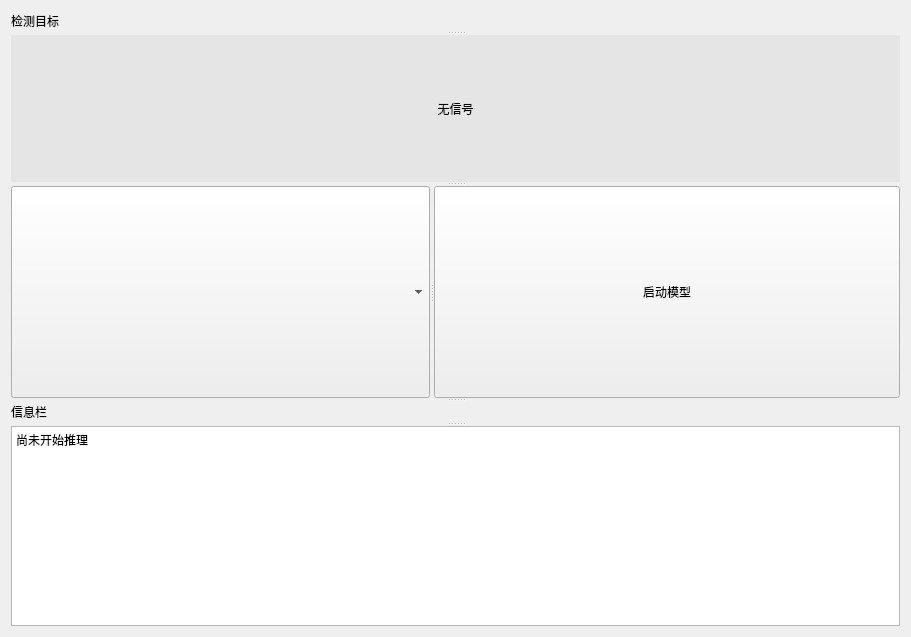
<?xml version="1.0" encoding="UTF-8"?>
<ui version="4.0">
 <class>ViewForm</class>
 <widget class="QWidget" name="ViewForm">
  <property name="geometry">
   <rect>
    <x>0</x>
    <y>0</y>
    <width>911</width>
    <height>637</height>
   </rect>
  </property>
  <property name="windowTitle">
   <string>Form</string>
  </property>
  <layout class="QGridLayout" name="gridLayout">
   <item row="0" column="0">
    <widget class="QSplitter" name="splitter_2">
     <property name="orientation">
      <enum>Qt::Vertical</enum>
     </property>
     <widget class="QLabel" name="label_detect_labels_3">
      <property name="maximumSize">
       <size>
        <width>16777215</width>
        <height>20</height>
       </size>
      </property>
      <property name="text">
       <string>检测目标</string>
      </property>
     </widget>
     <widget class="QLabel" name="label_player_3">
      <property name="styleSheet">
       <string notr="true">font: 36pt &quot;Agency FB&quot;;
background-color:rgb(229, 229, 229);</string>
      </property>
      <property name="text">
       <string>无信号</string>
      </property>
      <property name="alignment">
       <set>Qt::AlignCenter</set>
      </property>
     </widget>
     <widget class="QSplitter" name="splitter">
      <property name="orientation">
       <enum>Qt::Horizontal</enum>
      </property>
      <widget class="QComboBox" name="combox_select_weights_3">
       <property name="currentText">
        <string/>
       </property>
      </widget>
      <widget class="QPushButton" name="pushButton_statr_detect_3">
       <property name="text">
        <string>启动模型</string>
       </property>
      </widget>
     </widget>
     <widget class="QLabel" name="label_res_msg_3">
      <property name="maximumSize">
       <size>
        <width>16777215</width>
        <height>20</height>
       </size>
      </property>
      <property name="text">
       <string>信息栏</string>
      </property>
     </widget>
     <widget class="QTextEdit" name="textEdit_res_msg_3">
      <property name="maximumSize">
       <size>
        <width>16777215</width>
        <height>200</height>
       </size>
      </property>
      <property name="html">
       <string>&lt;!DOCTYPE HTML PUBLIC &quot;-//W3C//DTD HTML 4.0//EN&quot; &quot;http://www.w3.org/TR/REC-html40/strict.dtd&quot;&gt;
&lt;html&gt;&lt;head&gt;&lt;meta name=&quot;qrichtext&quot; content=&quot;1&quot; /&gt;&lt;style type=&quot;text/css&quot;&gt;
p, li { white-space: pre-wrap; }
&lt;/style&gt;&lt;/head&gt;&lt;body style=&quot; font-family:'SimSun'; font-size:9pt; font-weight:400; font-style:normal;&quot;&gt;
&lt;p style=&quot; margin-top:0px; margin-bottom:0px; margin-left:0px; margin-right:0px; -qt-block-indent:0; text-indent:0px;&quot;&gt;尚未开始推理&lt;/p&gt;&lt;/body&gt;&lt;/html&gt;</string>
      </property>
     </widget>
    </widget>
   </item>
  </layout>
 </widget>
 <resources/>
 <connections/>
</ui>
